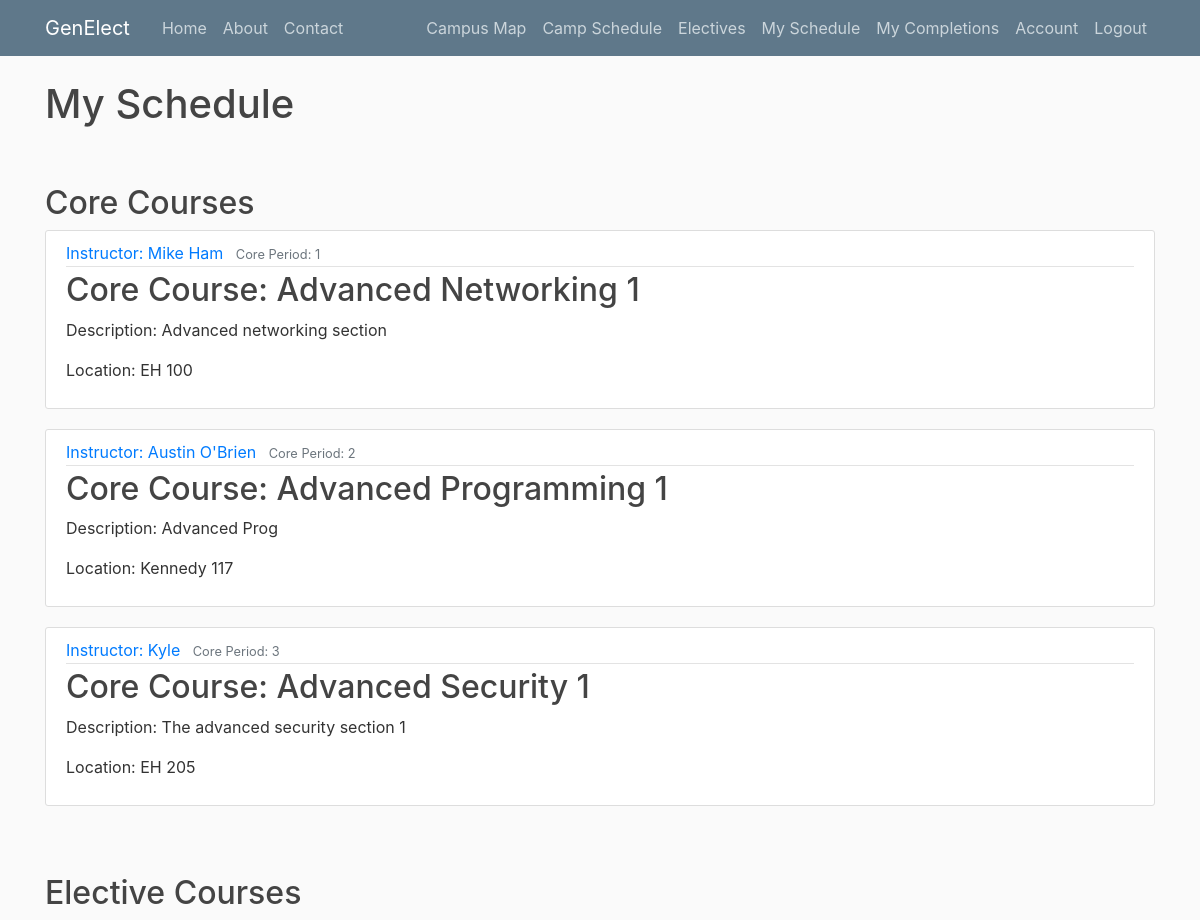
The page /schedule (signed in) on the database its author committed.
### genElect/models.py (models this page shows)
class Base(db.Model):
    __abstract__ = True
    id = db.Column(db.Integer, primary_key=True, autoincrement=True)
    date_created = db.Column(db.DateTime, default=db.func.current_timestamp())
    date_modified = db.Column(db.DateTime, default=db.func.current_timestamp(),
            onupdate=db.func.current_timestamp())

class CoreRegistrations(Base):
    __tablesname__ = 'registrations'
    user_id = db.Column(db.Integer, db.ForeignKey('users.id'), nullable=False)
    core_id = db.Column(db.Integer, db.ForeignKey('cores.id'), nullable=False)

class Cores(Base):
    __tablename__ = 'cores'
    name = db.Column(db.String(100))
    description = db.Column(db.String(500))
    building = db.Column(db.String(100))
    room = db.Column(db.String(100))
    core_period = db.Column(db.Integer)
    instructor = db.Column(db.String(100))
    registrations = db.relationship('CoreRegistrations', backref='core', lazy=True)

### genElect/__init__.py (the view)
@app.route("/schedule") #FOR STUDENT OR ADMIN USE
def schedule():
    if current_user.is_authenticated:
        if current_user.role == 'admin' or current_user.role == 'instructor':
            user_id = request.args.get('user_id')
            user = Users.query.filter_by(id=user_id).first()
            if not user:
                flash("User schedule not found", 'danger')
                return redirect(url_for('allusers'))
        else:
            user = current_user
            user_id = user.id
        registrations = user.registrations #grab all user registrations
        registered = [] #to build out registered offerings
        for registration in registrations:
            if registration.offering.period_start == 1:
                registered.append(registration.offering)
        for registration in registrations:
            if registration.offering.period_start == 2:
                registered.append(registration.offering)
        for registration in registrations:
            if registration.offering.period_start == 3:
                registered.append(registration.offering)
        core_registrations = []
        for core_reg in user.core_registrations:
            if core_reg.core.core_period == 1:
                core_registrations.append(core_reg)
        for core_reg in user.core_registrations:
            if core_reg.core.core_period == 2:
                core_registrations.append(core_reg)
        for core_reg in user.core_registrations:
            if core_reg.core.core_period == 3:
                core_registrations.append(core_reg)
        return render_template('schedule.html', registered=registered, core_registrations=core_registrations, user=user)
    else:
        flash("Please login first", 'info')
        return redirect(url_for('login'))

### genElect/__init__.py (called while the page is built)
@login_manager.user_loader
def load_user(user_id):
    return Users.query.get(int(user_id))

### genElect/templates/schedule.html (shortened to what this page needs)
{% extends "layout.html" %}
{% block content %}
{% if user == current_user %}
<h1>My Schedule</h1>
{% else %}
<h1>{{user.full_name}}'s Schedule</h1>
{% endif %}
    <br><br>
    <h2>Core Courses</h2>
    {% for core_registration in core_registrations %}
        <article class="media content-section">
          <div class="media-body">
            <div class="article-metadata">
              <a class="mr-2" href="#">Instructor: {{core_registration.core.instructor}}</a>
              <small class="text-muted">Core Period: {{ core_registration.core.core_period }}</small>
            </div>
            <h2><a class="article-title" href="#">Core Course: {{ core_registration.core.name }}</a></h2>
            <p class="article-content">Description: {{ core_registration.core.description }}</p>
            <p class="article-content">Location: {{ core_registration.core.building }} {{ core_registration.core.room }}</p>
          </div>
        </article>
    {% endfor %}
    <br><br>
    <h2>Elective Courses</h2>
{% endblock content %}

### genElect/static/main.css (style rules this page uses)
body { background: #fafafa; color: #333333; margin-top: 5rem; }
h1, h2, h3, h4, h5, h6 { color: #444444; }
.content-section { background: #ffffff; padding: 10px 20px; border: 1px solid #dddddd; border-radius: 3px; margin-bottom: 20px; }
.article-title { color: #444444; }
.article-content { white-space: pre-line; }
.article-metadata { padding-bottom: 1px; margin-bottom: 4px; border-bottom: 1px solid #e3e3e3 }

### rows shown on the page
CoreRegistrations: core.instructor "Mike Ham", core.core_period "1", core.name "Advanced Networking 1", core.description "Advanced networking section", core.building "EH", core.room "100"
CoreRegistrations: core.instructor "Austin O'Brien", core.core_period "2", core.name "Advanced Programming 1", core.description "Advanced Prog", core.building "Kennedy", core.room "117"
CoreRegistrations: core.instructor "Kyle", core.core_period "3", core.name "Advanced Security 1", core.description "The advanced security section 1", core.building "EH", core.room "205"
